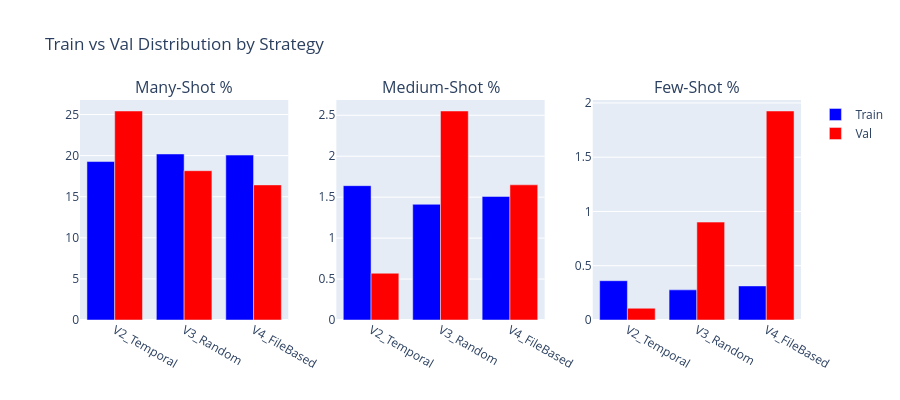

This figure's notebook cell:
### Code cell
# Visualize distribution comparison
fig = make_subplots(rows=1, cols=3, subplot_titles=['Many-Shot %', 'Medium-Shot %', 'Few-Shot %'])

strategies = list(results.keys())
colors = {'Train': 'blue', 'Val': 'red'}

for col, band in enumerate(['Many (%)', 'Medium (%)', 'Few (%)'], 1):
    for split in ['Train', 'Val']:
        subset = comparison_df[comparison_df['Split'] == split]
        fig.add_trace(
            go.Bar(x=subset['Strategy'], y=subset[band], name=split if col == 1 else None,
                   marker_color=colors[split], showlegend=(col == 1)),
            row=1, col=col
        )

fig.update_layout(title='Train vs Val Distribution by Strategy', height=400, barmode='group')
fig.show()

### Figure 1 — Plotly figure (JSON) as saved in the notebook; plotly's stock layout.template omitted (floating-point values rounded to 4 significant figures)
{"data": [{"marker": {"color": "blue"}, "name": "Train", "showlegend": true, "type": "bar", "x": ["V2_Temporal", "V3_Random", "V4_FileBased"], "xaxis": "x", "y": [19.28, 20.2, 20.06], "yaxis": "y"}, {"marker": {"color": "red"}, "name": "Val", "showlegend": true, "type": "bar", "x": ["V2_Temporal", "V3_Random", "V4_FileBased"], "xaxis": "x", "y": [25.43, 18.16, 16.44], "yaxis": "y"}, {"marker": {"color": "blue"}, "showlegend": false, "type": "bar", "x": ["V2_Temporal", "V3_Random", "V4_FileBased"], "xaxis": "x2", "y": [1.641, 1.413, 1.509], "yaxis": "y2"}, {"marker": {"color": "red"}, "showlegend": false, "type": "bar", "x": ["V2_Temporal", "V3_Random", "V4_FileBased"], "xaxis": "x2", "y": [0.5711, 2.552, 1.651], "yaxis": "y2"}, {"marker": {"color": "blue"}, "showlegend": false, "type": "bar", "x": ["V2_Temporal", "V3_Random", "V4_FileBased"], "xaxis": "x3", "y": [0.362, 0.2777, 0.3141], "yaxis": "y3"}, {"marker": {"color": "red"}, "showlegend": false, "type": "bar", "x": ["V2_Temporal", "V3_Random", "V4_FileBased"], "xaxis": "x3", "y": [0.1082, 0.9018, 1.926], "yaxis": "y3"}], "layout": {"annotations": [{"font": {"size": 16}, "showarrow": false, "text": "Many-Shot %", "x": 0.1444, "xanchor": "center", "xref": "paper", "y": 1, "yanchor": "bottom", "yref": "paper"}, {"font": {"size": 16}, "showarrow": false, "text": "Medium-Shot %", "x": 0.5, "xanchor": "center", "xref": "paper", "y": 1, "yanchor": "bottom", "yref": "paper"}, {"font": {"size": 16}, "showarrow": false, "text": "Few-Shot %", "x": 0.8556, "xanchor": "center", "xref": "paper", "y": 1, "yanchor": "bottom", "yref": "paper"}], "barmode": "group", "height": 400, "title": {"text": "Train vs Val Distribution by Strategy"}, "xaxis": {"anchor": "y", "domain": [0, 0.2889]}, "xaxis2": {"anchor": "y2", "domain": [0.3556, 0.6444]}, "xaxis3": {"anchor": "y3", "domain": [0.7111, 1]}, "yaxis": {"anchor": "x", "domain": [0, 1]}, "yaxis2": {"anchor": "x2", "domain": [0, 1]}, "yaxis3": {"anchor": "x3", "domain": [0, 1]}}}
